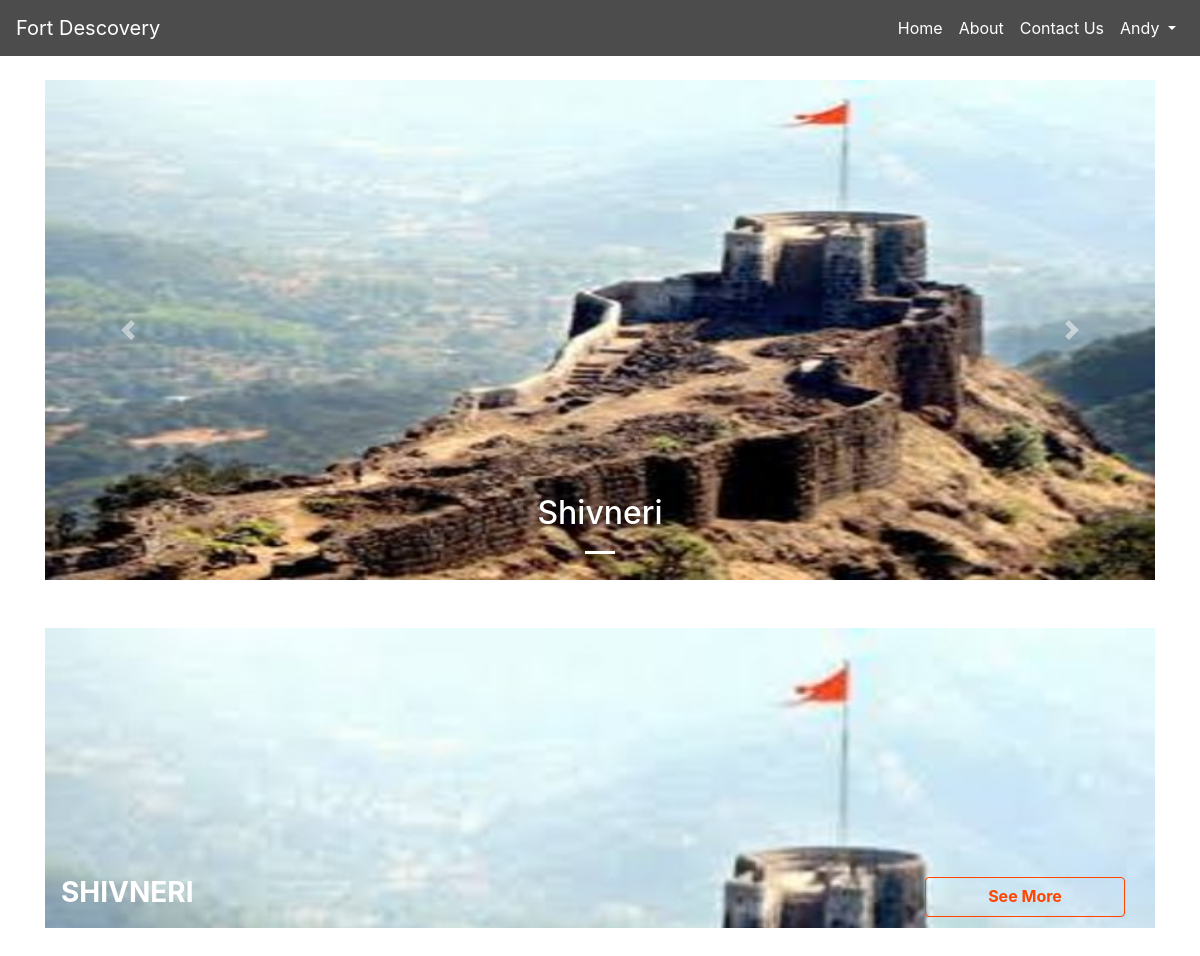
The app's page / (signed in) with its own data.
### app/models.py (models this page shows, shortened)
class Fort(models.Model):
    name = models.CharField(max_length=30,null=True)
    desc = models.TextField(max_length=3000,null=True)
    image = models.ImageField(upload_to='app/images',null=True)
    sc1 = models.ImageField(upload_to='app/images',null=True)
    sc2 = models.ImageField(upload_to='app/images',null=True)
    sc3 = models.ImageField(upload_to='app/images',null=True)
    date_filled = models.DateTimeField(default=timezone.now)
    class Meta:
        verbose_name_plural = "Forts"
        verbose_name = "Fort"

### app/views.py (the view)
# urls.py: path('',views.index,name='index'),
def index(request):
    forts = Fort.objects.all().order_by("-date_filled")
    params = {
        'forts':forts,
        'media_url':settings.MEDIA_URL,
        'range':range(1,len(forts)+1),
    }
    return render(request,'app/index.html',params)

### app/templates/app/index.html (shortened to what this page needs)
{% extends 'base.html' %}
{% block body %}
<div class="container" style="margin-top: 80px;">
    <div class="slides">
        <div class="carousel slide" id="my-carousel" data-ride="carousel">
            <div class="carousel-inner">
                {% for fort in forts|slice:":1" %}
                <div class="carousel-item active slide-image">
                    <img src="{{media_url}}{{fort.image}}" alt="demo1">
                    <div class="carousel-caption d-none d-md-block mr-auto">
                        <h2>{{fort.name}}</h2>
                    </div>
                </div>
                {% endfor %}
            </div>
            <ul class="carousel-indicators">
                {% for i in range %}
                <li data-target="#my-carousel" data-slide-to="{{i}}" class="active"></li>
                {% endfor %}
            </ul>
            <a href="#my-carousel" class="carousel-control-prev" data-slide="prev">
                <span class="carousel-control-prev-icon"></span>
            </a>
            <a href="#my-carousel" class="carousel-control-next" data-slide="next">
                <span class="carousel-control-next-icon"></span>
            </a>
        </div>
    </div>
    <section class="my-5" id="forts-lists">
        {% for fort in forts %}
        <div class="row my-4">
            <div class="col">
                <div class="fort" id="{{fort.pk}}" style="background-image: url({{media_url}}{{fort.image}});">
                    <div class="fort-title row">
                        <div class="fort-name col-sm-6 my-auto">
                            <h3 class="ml-3">{{fort.name}}</h3>
                        </div>
                        <div class="butt col-sm-6">
                            <a href="fort/{{fort.name}}" class="btn link-button">See More</a>
                        </div>
                    </div>
                </div>
            </div>
        </div>
        {% endfor %}
    </section>
</div>
{% endblock body %}

### templates/base.html (shortened to what this page needs)
<!DOCTYPE html>
<html lang="en">
<head>
    <link rel="stylesheet" href="https://maxcdn.bootstrapcdn.com/bootstrap/4.0.0/css/bootstrap.min.css"
>
    <link rel="stylesheet" href="https://cdnjs.cloudflare.com/ajax/libs/font-awesome/4.7.0/css/font-awesome.min.css">
</head>
<body>
    <nav class="navbar navbar-expand-lg navbar-bg fixed-top">
        <a class="navbar-brand" style="color: white;">Fort Descovery</a>
        <div id="my-nav" class="collapse navbar-collapse">
            <ul class="navbar-nav ml-auto">
                <li class="nav-item active">
                    <a class="nav-link" href="{% url 'index' %}">Home <span class="sr-only">(current)</span></a>
                </li>
                <li class="nav-item">
                    <a class="nav-link" href="{% url 'about' %}">About</a>
                </li>
                <li class="nav-item">
                    <a class="nav-link" href="{% url 'contact_us' %}">Contact Us</a>
                </li>
                {% if user.is_authenticated %}
                <li class="nav-item dropdown">
                    <a class="nav-link dropdown-toggle" href="#" id="navbarDropdown" role="button" data-toggle="dropdown" aria-haspopup="true" aria-expanded="false">
                      {{request.user}}
                    </a>
                  </li>
                {% endif %}
            </ul>
        </div>
    </nav>
    {% block body %}
    {% endblock body %}
</body>
</html>

### app/templates/app/index.html (style rules this page uses)
.slides { width: 100%; height: 500px; }
.slides .slide-image img { width: 100%; height: 500px; }
#forts-lists .fort { width: 100%; height: 300px; display: flex; align-items: flex-end; background-size: cover; }
#forts-lists .fort .fort-title h3 { color: white; font-weight: bold; text-transform: uppercase; }
.link-button { width: 200px; height: 40px; color: orangered; border: 1px solid orangered; font-weight: bold; transition: 0.7s; }
#forts-lists .fort .fort-title .butt { display: flex; justify-content: flex-end; align-items: center; }
#forts-lists .fort .fort-title { width: 100%; padding: 10px 0; }

### templates/base.html (style rules this page uses)
.navbar-bg::after { content: ""; width: 100%; height: 100%; position: absolute; left: 0; top: 0; z-index: -1; background: black; opacity: 0.7; }
.navbar-bg { color: white; }
.navbar-bg .navbar-nav a { text-transform: capitalize; color: white; transition: 0.4s; }

### records on screen
Fort: image (picture), name "Shivneri", name "SHIVNERI"

### other values on screen
{{ request.user }} "Andy"
